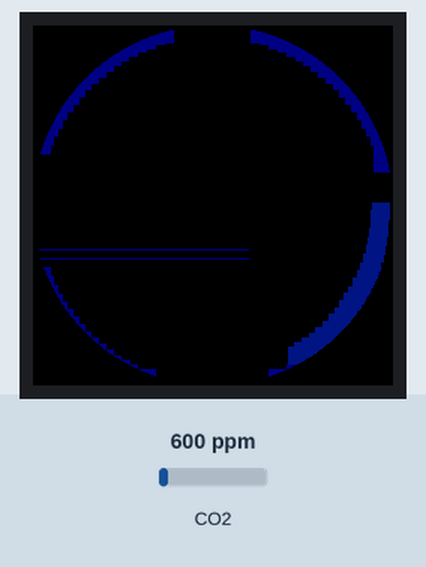
Recording of a program running on a simulated Raspberry Pi Pico running MicroPython. Shown: 240×240 colour display. Inputs (shaded band) come from the test bench; at power-on: CO2 600 ppm. Library files of the repository ran but are not shown: gc9a01py.py, vga1_16x32.py; what the program prints to the serial console is not drawn.

Above: at 0.8 s.
At 1.6 s:
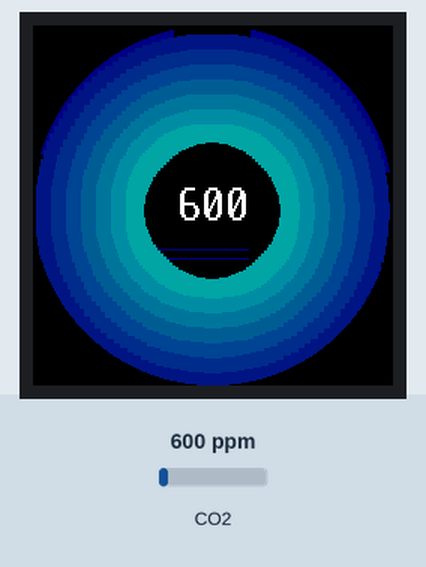
1.7 s: CO2 set to 452 ppm
At 4.0 s:
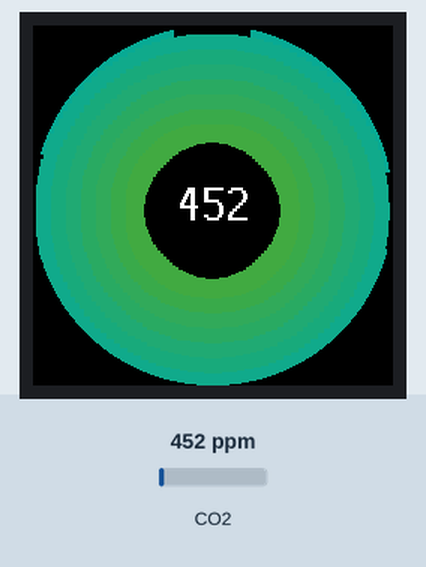
5.7 s: CO2 set to 626 ppm
At 9.1 s:
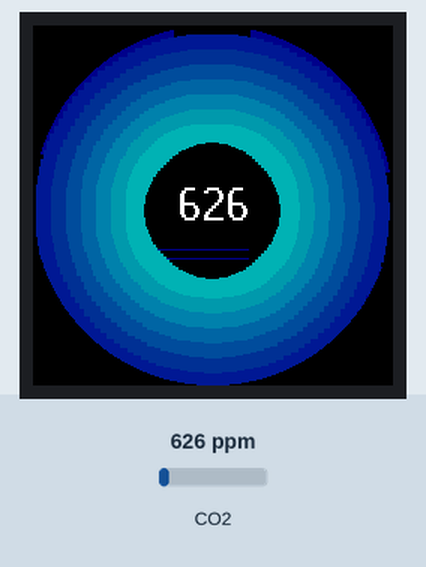
Timing chart, 0 to 10.6 s (numbered marks = the images above; inputs shaded):
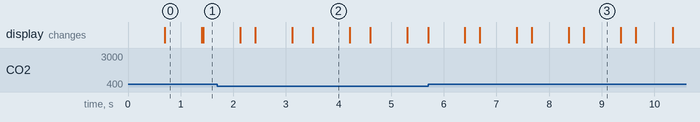

The program:

new_circles.py
```python
import time
import math
import random
import gc
from machine import Pin, SPI, UART
import gc9a01py
from fonts.romfonts import vga1_16x32 as font

# -----------------------
# LCD setup (Identique)
# -----------------------
spi = SPI(1, baudrate=40000000, polarity=1, phase=1)
dc = Pin(8, Pin.OUT)
cs = Pin(9, Pin.OUT)
rst = Pin(12, Pin.OUT)
bl = Pin(13, Pin.OUT)
bl.on()
lcd = gc9a01py.GC9A01(spi, dc=dc, cs=cs, reset=rst)

# -----------------------
# CO2 sensor (Identique)
# -----------------------
uart = UART(0, baudrate=9600, tx=Pin(0), rx=Pin(1))
cmd = b"\xFF\x01\x86\x00\x00\x00\x00\x00\x79"

def read_mhz19():
    uart.write(cmd)
    time.sleep(0.05)
    if uart.any() >= 9:
        d = uart.read(9)
        if d and len(d) == 9 and d[0] == 0xFF and d[1] == 0x86:
            return d[2]*256 + d[3]
    return None

# -----------------------
# Couleurs et Interpolation
# -----------------------
def rgb(r,g,b):
    return gc9a01py.color565(int(r), int(g), int(b))

TRANSITION_COLORS = {
    "VERY_GOOD": ((100, 255, 100), (0, 255, 255)),
    "GOOD": ((0, 255, 255), (0, 0, 200)),
    "MEDIUM": ((0, 0, 200), (255, 0, 255)),
    "BAD": ((255, 0, 0), (255, 100, 0))
}

def interp_color(c1,c2,t):
    return (
        int(c1[0]*(1-t)+c2[0]*t),
        int(c1[1]*(1-t)+c2[1]*t),
        int(c1[2]*(1-t)+c2[2]*t)
    )

def interp_color_with_intensity(rgb_color, intensity):
    return (
        int(rgb_color[0] * intensity),
        int(rgb_color[1] * intensity),
        int(rgb_color[2] * intensity)
    )

# -----------------------
# Paramètres d'Animation
# -----------------------
cx, cy = 120, 120 # Centre de l'écran (pour le texte)
EXCENTRIC_RADIUS = 5 # Amplitude de l'oscillation excentrique
text_radius = 42
RING_SPACING = 10
num_rings = 12
segments = 120
PULSE_SPEED = 0.02
t_anim = 0
MAX_SCREEN_COORD = 239
RING_THICKNESS_FAST = RING_SPACING + 2

# Variables d'état pour les anneaux complexes (BAD/MEDIUM)
ring_lengths = [[0 for _ in range(segments)] for _ in range(num_rings)]
ring_alphas = [[0 for _ in range(segments)] for _ in range(num_rings)]
ring_activation_factor = [0.0] * num_rings
SMOOTHING_FACTOR = 0.15
MIN_RING_LEN = 2
MAX_LEN_FACTOR = 0.3


# -----------------------
# Draw one ring (Optimisé)
# -----------------------
def draw_ring_optimized(lcd, ax, ay, radius, lengths, alphas, color_rgb, thickness, mode):
    """Dessine un anneau par segments/points, centré sur (ax, ay)."""

    if mode == "FAST_CIRCLE":
        thickness = RING_THICKNESS_FAST

    for i in range(segments):

        angle = 2*math.pi*i/segments

        if mode == "COMPLEX_ANIM":
            alpha = alphas[i]
            l = lengths[i]
            if alpha < 0.001: continue
        else:
            alpha = 1.0
            l = 0

        current_color_rgb = interp_color_with_intensity(color_rgb, alpha)
        col565 = rgb(*current_color_rgb)

        x0 = int(ax + radius * math.cos(angle))
        y0 = int(ay + radius * math.sin(angle))

        if mode == "FAST_CIRCLE":
            # Dessiner un point épais.
            if 0 <= x0 < MAX_SCREEN_COORD and 0 <= y0 < MAX_SCREEN_COORD:
                lcd.fill_rect(x0 - thickness//2, y0 - thickness//2, thickness, thickness, col565)

        else: # COMPLEX_ANIM (Lignes animées)
            x1 = int(x0 + l * math.cos(angle))
            y1 = int(y0 + l * math.sin(angle))

            # Dessin de la ligne principale
            if 0 <= x0 <= MAX_SCREEN_COORD and 0 <= y0 <= MAX_SCREEN_COORD and \
               0 <= x1 <= MAX_SCREEN_COORD and 0 <= y1 <= MAX_SCREEN_COORD:
                lcd.line(x0, y0, x1, y1, col565)


# -----------------------
# MAIN LOOP
# -----------------------
while True:
    t_anim += PULSE_SPEED

    co2_value = read_mhz19()
    if co2_value is None: co2_value = 0

    # 1. DÉFINITION DE L'ÉTAT ET DES COULEURS (Identique)
    if co2_value < 800:
        STATE = "FAST_CIRCLE"
        if co2_value < 600:
            color_set = TRANSITION_COLORS["VERY_GOOD"]; target_active_rings = 10; THICKNESS = 10
        else:
            color_set = TRANSITION_COLORS["GOOD"]; target_active_rings = 8; THICKNESS = 10
    else:
        STATE = "COMPLEX_ANIM"
        if co2_value < 1200:
            color_set = TRANSITION_COLORS["MEDIUM"]; target_active_rings = 6; THICKNESS = 1
        else:
            color_set = TRANSITION_COLORS["BAD"]; target_active_rings = 4; THICKNESS = 1

    color_start_rgb = color_set[0]
    color_end_rgb = color_set[1]
    target_active_rings = min(target_active_rings, num_rings)

    # 2. EFFACEMENT DE L'ÉCRAN
    lcd.fill_rect(0, 0, 240, 240, gc9a01py.BLACK)

    # 3. CALCUL DE LA PULSATION ET DE L'EXCENTRICITÉ

    # Pulsation (pour l'intensité)
    PULSE_MODULATION = (math.sin(t_anim) + 1.0) * 0.5
    MIN_INTENSITY_FACTOR = 0.3
    dynamic_intensity_factor = MIN_INTENSITY_FACTOR + (1.0 - MIN_INTENSITY_FACTOR) * PULSE_MODULATION

    # Excentricité (pour le décalage du centre d'animation)
    ax = int(cx + EXCENTRIC_RADIUS * math.sin(t_anim))
    ay = int(cy + EXCENTRIC_RADIUS * math.cos(t_anim * 0.5)) # Vitesse différente pour un mouvement moins régulier

    # 4. MISE À JOUR (COMPLEX_ANIM seulement)
    if STATE == "COMPLEX_ANIM":
        for r in range(num_rings):
            target_activation = 1.0 if r < target_active_rings else 0.0
            ring_activation_factor[r] += (target_activation - ring_activation_factor[r]) * SMOOTHING_FACTOR
            current_activation = ring_activation_factor[r]

            if current_activation < 0.005 and target_activation == 0.0: continue

            for i in range(segments):
                target_len = (MIN_RING_LEN + 15 * PULSE_MODULATION) * current_activation
                ring_lengths[r][i] += (target_len - ring_lengths[r][i]) * 0.25
                ring_alphas[r][i] = current_activation * dynamic_intensity_factor

    # 5. DESSIN EXCENTRIQUE (du plus grand au plus petit)
    for r in range(num_rings - 1, -1, -1):

        current_activation = ring_activation_factor[r] if STATE == "COMPLEX_ANIM" else (1.0 if r < target_active_rings else 0.0)

        if current_activation < 0.005: continue

        # Dégradé Radial
        if target_active_rings > 1: t_interp = r / (target_active_rings - 1)
        else: t_interp = 0
        t_interp = max(0.0, min(1.0, t_interp))

        radial_color_rgb = interp_color(color_start_rgb, color_end_rgb, t_interp)

        if STATE == "FAST_CIRCLE":
            final_color_rgb = interp_color_with_intensity(radial_color_rgb, dynamic_intensity_factor)
        else:
            final_color_rgb = radial_color_rgb

        base_radius = text_radius + r * RING_SPACING

        # Le centre utilisé ici est l'animation excentrique (ax, ay)
        draw_ring_optimized(lcd, ax, ay, base_radius + RING_SPACING, ring_lengths[r], ring_alphas[r], final_color_rgb, THICKNESS, STATE)


    # 6. AFFICHAGE DE LA VALEUR CO2 (SANS FOND NOIR)
    # Les coordonnées restent centrées sur cx, cy
    lcd.text(font, str(co2_value), cx - (len(str(co2_value))*8), cy - 16, rgb(255, 255, 255))

    print(f"CO2 = {co2_value} ppm. Mode: {STATE}. Intensité: {dynamic_intensity_factor:.2f}. Centre: ({ax}, {ay})")

    time.sleep(0.05)
```

Measured:
- after the input at 1.7 s, the display: first differs from a run without the input after 1.4 s (image 2 shows a later state)
- after the input at 5.7 s, the display: first changes after 0.70 s (image 3 shows a later state)
- what the display in image 0 shows lasts 0.7 s, from 0.7 s to 1.4 s
